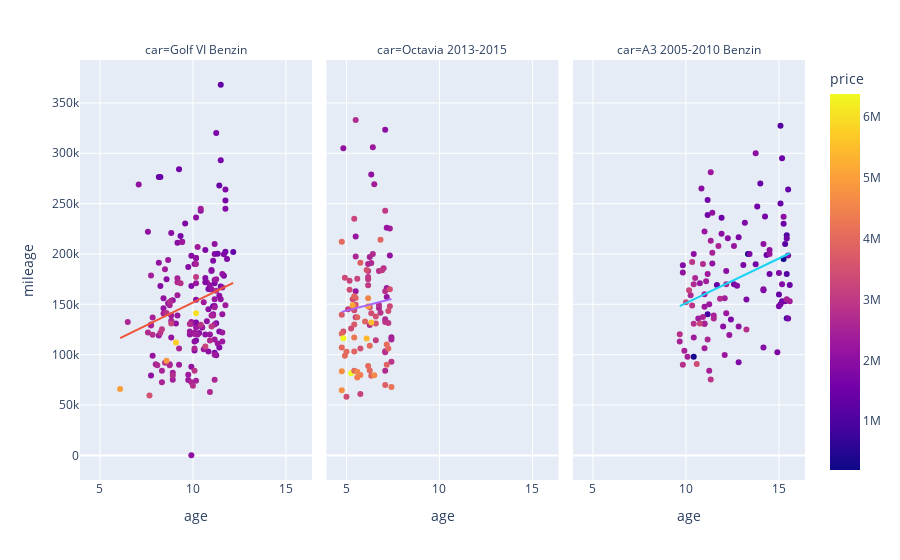

The cell this chart's notebook holds for it:
### Code cell
px.scatter(df, x="age", y="mileage", facet_col="car", trendline='ols',
           color='price')
